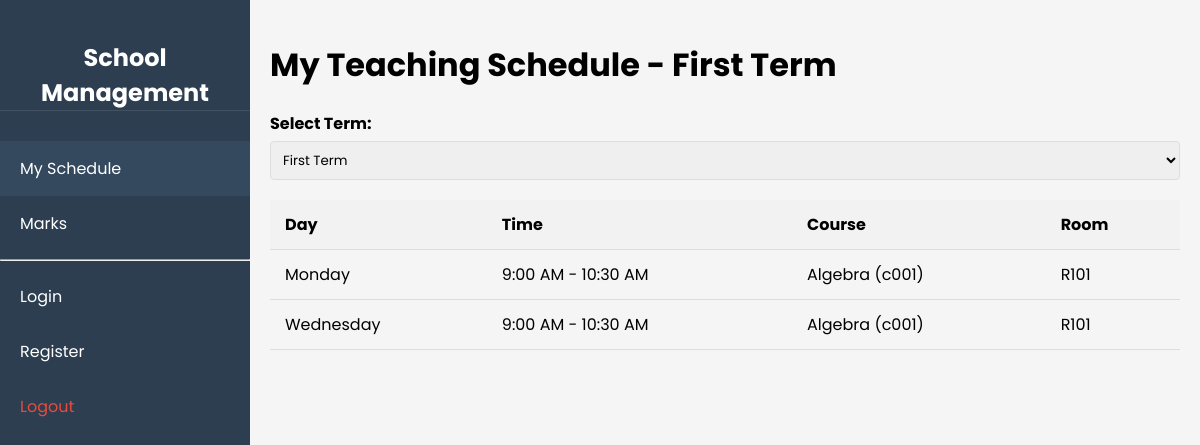
/teacher_schedule.php (signed in), run on the app's committed database.
### tables this page shows
CREATE TABLE class_sessions (
    session_id INT AUTO_INCREMENT PRIMARY KEY,
    course_id VARCHAR(10) NOT NULL,
    teacher_id VARCHAR(10) NULL,  
    room_id VARCHAR(10) NOT NULL,
    day_of_week ENUM('Monday', 'Tuesday', 'Wednesday', 'Thursday', 'Friday', 'Saturday', 'Sunday') NOT NULL,
    start_time TIME NOT NULL,
    end_time TIME NOT NULL,
    semester_term VARCHAR(50) NOT NULL,  
    FOREIGN KEY (course_id) REFERENCES courses(c_id) ON DELETE CASCADE ON UPDATE CASCADE,
    FOREIGN KEY (teacher_id) REFERENCES teachers(t_id) ON DELETE SET NULL ON UPDATE CASCADE,
    FOREIGN KEY (room_id) REFERENCES rooms(room_id) ON DELETE CASCADE ON UPDATE CASCADE,
     
    UNIQUE KEY `unique_room_time_slot` (`room_id`, `day_of_week`, `start_time`, `semester_term`),
    UNIQUE KEY `unique_room_time_slot_end` (`room_id`, `day_of_week`, `end_time`, `semester_term`),
     
    UNIQUE KEY `unique_teacher_time_slot` (`teacher_id`, `day_of_week`, `start_time`, `semester_term`),
    UNIQUE KEY `unique_teacher_time_slot_end` (`teacher_id`, `day_of_week`, `end_time`, `semester_term`)
     
     
     
);

CREATE TABLE courses (
    c_id VARCHAR(10) PRIMARY KEY,
    c_name VARCHAR(50) NOT NULL,
    department VARCHAR(30),
    teacher_id VARCHAR(10),
    FOREIGN KEY (teacher_id) REFERENCES teachers(t_id) ON DELETE SET NULL ON UPDATE CASCADE
);

CREATE TABLE rooms (
    room_id VARCHAR(10) PRIMARY KEY,
    bid_num VARCHAR(10) NOT NULL,
    room_type ENUM('Lecture','Lab') NOT NULL
);

### teacher_schedule.php (the view, shortened to what this page needs)
<?php
require_once "dbcon.php";
$teacher_id = $_SESSION['user_id'];
$terms_available = ["First Term", "Second Term", "Third Term", "Forth Term"];
$selected_term = isset($_GET['term']) && in_array($_GET['term'], $terms_available) ? $_GET['term'] : $terms_available[0];
$schedule_data = [];
if ($selected_term) {
    $stmt_teacher_schedule = $db->prepare(
        "SELECT cs.*, c.c_name, r.room_id as room_display_name
         FROM class_sessions cs
         JOIN courses c ON cs.course_id = c.c_id
         JOIN rooms r ON cs.room_id = r.room_id
         WHERE cs.teacher_id = ? AND cs.semester_term = ?
         ORDER BY FIELD(cs.day_of_week, 'Monday', 'Tuesday', 'Wednesday', 'Thursday', 'Friday', 'Saturday', 'Sunday'), cs.start_time"
    );
    if ($stmt_teacher_schedule) {
        $stmt_teacher_schedule->bind_param("ss", $teacher_id, $selected_term);
        $stmt_teacher_schedule->execute();
        $schedule_data = $stmt_teacher_schedule->get_result()->fetch_all(MYSQLI_ASSOC);
    } else {
    }
}
?>
<!DOCTYPE html>
<html lang="en">
<head>
    <link rel="stylesheet" href="css/students.css">
</head>
<body>
    <?php require_once "sidebar.php"; ?>
     <div class="main-content">
        <h1>My Teaching Schedule - <?php echo htmlspecialchars($selected_term); ?></h1>
        <form method="GET" action="teacher_schedule.php" style="margin-bottom: 20px;">
            <label for="term">Select Term:</label>
            <select name="term" id="term" onchange="this.form.submit()">
                <?php foreach ($terms_available as $term_option): ?>
                    <option value="<?php echo htmlspecialchars($term_option); ?>" <?php echo ($selected_term == $term_option) ? 'selected' : ''; ?>>
                        <?php echo htmlspecialchars($term_option); ?>
                    </option>
                <?php endforeach; ?>
            </select>
        </form>
        <table>
            <thead>
                <tr>
                    <th>Day</th>
                    <th>Time</th>
                    <th>Course</th>
                    <th>Room</th>
                </tr>
            </thead>
            <tbody>
                <?php if (empty($schedule_data)): ?>
                    <tr><td colspan="4" style="text-align:center;">No classes scheduled for you this semester.</td></tr>
                <?php else: ?>
                    <?php foreach ($schedule_data as $session): ?>
                        <tr>
                            <td><?php echo htmlspecialchars($session['day_of_week']); ?></td>
                            <td><?php echo date("g:i A", strtotime($session['start_time'])); ?> - <?php echo date("g:i A", strtotime($session['end_time'])); ?></td>
                            <td><?php echo htmlspecialchars($session['c_name']); ?> (<?php echo htmlspecialchars($session['course_id']); ?>)</td>
                            <td><?php echo htmlspecialchars($session['room_display_name']); ?></td>
                        </tr>
                    <?php endforeach; ?>
                <?php endif; ?>
            </tbody>
        </table>
    </div>
</body>
</html>

### css/students.css (style rules this page uses)
* { font-family: 'Poppins', Arial, sans-serif; }
body { margin: 0; padding: 0; background-color: #f5f5f5; }
.main-content { margin-left: 250px; padding: 20px; }
table { width: 100%; border-collapse: collapse; }
th, td { padding: 12px 15px; text-align: left; border-bottom: 1px solid #ddd; }
th { background-color: #f2f2f2; }
label { display: block; margin-bottom: 5px; font-weight: bold; }
input, select { width: 100%; padding: 8px; border: 1px solid #ddd; border-radius: 4px; }

### teacher_schedule.php (style rules this page uses)
table { width: 100%; border-collapse: collapse; margin-top: 20px; }
th, td { padding: 12px 15px; text-align: left; border-bottom: 1px solid #ddd; }
th { background-color: #f2f2f2; }

### data on the page
class_sessions: day_of_week "Monday", start_time "9:00 AM", end_time "10:30 AM", course.c_name "Algebra", course "c001", room.room_id "R101"
class_sessions: day_of_week "Wednesday", start_time "9:00 AM", end_time "10:30 AM", course.c_name "Algebra", course "c001", room.room_id "R101"

### other printed values
$selected_term "First Term"
form field term "First Term"
